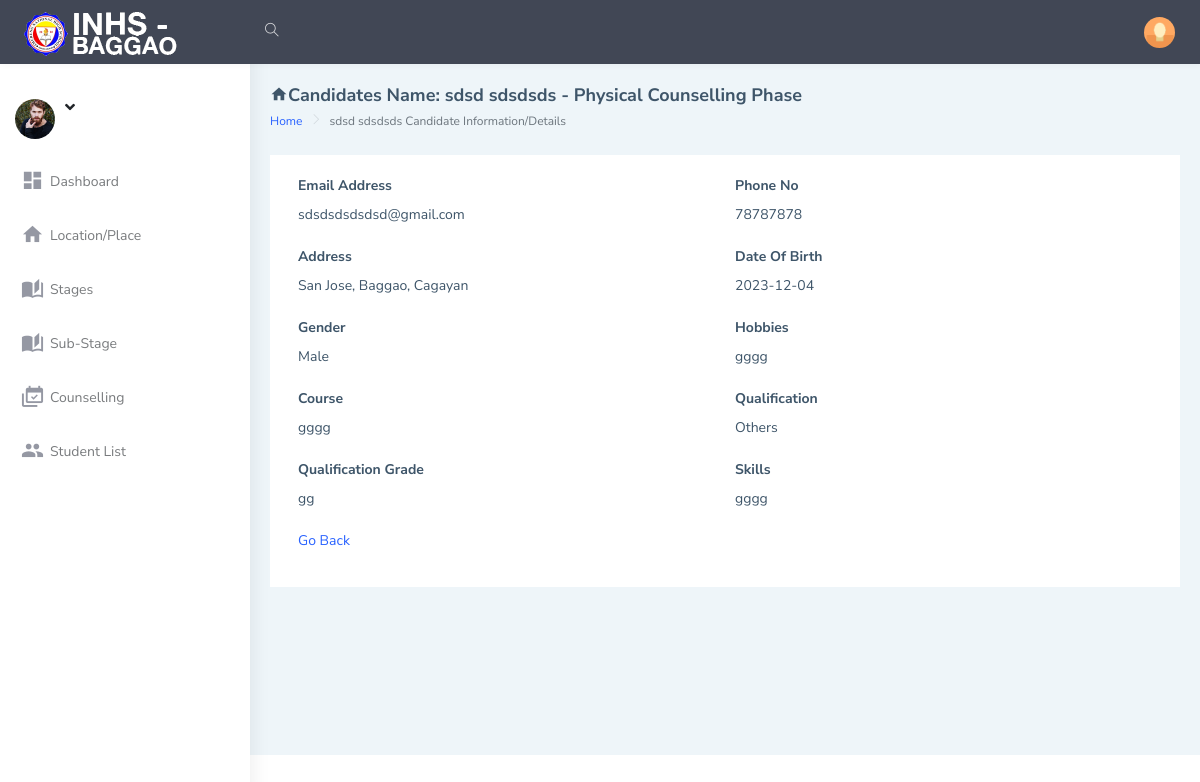
The page /admin/fullCandDetails.php?cid=5 on the database its author committed.
### tables this page shows
CREATE TABLE `users_tbl` (
  `id` int(10) NOT NULL,
  `firstName` varchar(50) DEFAULT NULL,
  `lastName` varchar(50) DEFAULT NULL,
  `emailAddress` varchar(50) DEFAULT NULL,
  `password` varchar(20) DEFAULT NULL,
  `phoneNo` varchar(20) DEFAULT NULL,
  `address` text DEFAULT NULL,
  `dob` varchar(20) DEFAULT NULL,
  `gender` varchar(10) DEFAULT NULL,
  `hobbies` text DEFAULT NULL,
  `course` varchar(50) DEFAULT NULL,
  `qualification` varchar(50) DEFAULT NULL,
  `qualificationGrade` varchar(50) DEFAULT NULL,
  `skills` text DEFAULT NULL,
  `scheduleTypeId` varchar(10) DEFAULT NULL,
  `dateCreated` varchar(20) DEFAULT NULL
);

CREATE TABLE `scheduletype_tbl` (
  `id` int(10) NOT NULL,
  `typeName` varchar(20) DEFAULT NULL
);

### admin/fullCandDetails_action.php (called while the page is built, shortened)
<?php
include('includes/dbconnection.php');
if(isset($_GET["cid"]) && $_GET["cid"] != "")
{
    $cid = $_GET["cid"];
    $que=mysqli_query($con,"SELECT users_tbl.id,users_tbl.firstName, users_tbl.lastName,users_tbl.emailAddress,
    users_tbl.phoneNo,users_tbl.gender,users_tbl.address,users_tbl.dob,users_tbl.hobbies,users_tbl.course,
    users_tbl.qualification,users_tbl.qualificationGrade,users_tbl.skills,users_tbl.dateCreated,
    scheduletype_tbl.typeName
    from users_tbl
    INNER JOIN scheduletype_tbl ON scheduletype_tbl.id = users_tbl.scheduleTypeId
    where users_tbl.id = '$cid'");
    $retd=mysqli_fetch_array($que);
    if($retd > 0){
        $userId = $retd['id'];
        $fullName = $retd['firstName'].' '.$retd['lastName'];
        $emailAddress = $retd['emailAddress'];
        $phoneNo = $retd['phoneNo'];
        $gender = $retd['gender'];
        $address = $retd['address'];
        $dob = $retd['dob'];
        $hobbies = $retd['hobbies'];
        $course = $retd['course'];
        $qualification = $retd['qualification'];
        $qualificationGrade = $retd['qualificationGrade'];
        $skills = $retd['skills'];
        $scheduleType = $retd['typeName'];
    }
}
else{
    echo "<script type = \"text/javascript\">
    window.location = (\"allRegCandidates.php\");
    </script>";
}
?>

### admin/fullCandDetails.php (the view, shortened to what this page needs)
<!DOCTYPE html>
<html dir="ltr" lang="en">
<?php
include('includes/session.php');
include('fullCandDetails_action.php');
include('includes/header.php');
?>
<body>
    <div id="main-wrapper" data-layout="vertical" data-navbarbg="skin5" data-sidebartype="full"
        data-sidebar-position="absolute" data-header-position="absolute" data-boxed-layout="full">
        <?php include 'includes/topbar.php'?>
        <?php include 'includes/sidebar.php'?>
        <div class="page-wrapper">
            <div class="page-breadcrumb">
                <div class="row align-items-center">
                    <div class="col-10">
                        <h4 class="page-title"><i class="mdi mdi-home"></i>Candidates Name: <?php echo $fullName;?> - <?php echo $scheduleType;?> Counselling Phase</h4>
                        <div class="d-flex align-items-center">
                            <nav aria-label="breadcrumb">
                                <ol class="breadcrumb">
                                    <li class="breadcrumb-item"><a href="#">Home</a></li>
                                    <li class="breadcrumb-item active" aria-current="page"><?php echo $fullName;?> Candidate Information/Details</li>
                                </ol>
                            </nav>
                        </div>
                    </div>
                </div>
            </div>
            <div class="container-fluid">
                <div class="row">
                    <div class="col-lg-12">
                        <div class="card">
                            <div class="card-body">
                                <form class="form-horizontal form-material mx-2" method="post">
                                    <div class="form-group">
                                        <div class="col-md-12">
                                            <div class="row">
                                                <div class="col-md-6">
                                                    <label><b>Email Address</b></label><br>
                                                    <?php echo $emailAddress;?>
                                                </div>
                                                <div class="col-md-6">
                                                    <label><b>Phone No</b></label><br>
                                                    <?php echo $phoneNo;?>
                                                </div>
                                            </div>
                                            <br>
                                            <div class="row">
                                                <div class="col-md-6">
                                                    <label><b>Address</b></label><br>
                                                    <?php echo $address;?>
                                                </div>
                                                <div class="col-md-6">
                                                    <label><b>Date Of Birth</b></label><br>
                                                    <?php echo $dob;?>
                                                </div>
                                            </div>
                                            <br>
                                            <div class="row">
                                                <div class="col-md-6">
                                                    <label><b>Gender</b></label><br>
                                                    <?php echo $gender;?>
                                                </div>
                                                <div class="col-md-6">
                                                    <label><b>Hobbies</b></label><br>
                                                    <?php echo $hobbies;?>
                                                </div>
                                            </div>
                                            <br>
                                            <div class="row">
                                                <div class="col-md-6">
                                                    <label ><b>Course</b></label><br>
                                                    <?php echo $course;?>
                                                </div>
                                                <div class="col-md-6">
                                                    <label><b>Qualification</b></label><br>
                                                    <?php echo $qualification;?>
                                                </div>
                                            </div>
                                            <br>
                                            <div class="row">
                                                <div class="col-md-6">
                                                    <label><b>Qualification Grade</b></label><br>
                                                    <?php echo $qualificationGrade;?>
                                                </div>
                                                <div class="col-md-6">
                                                    <label><b>Skills</b></label><br>
                                                    <?php echo $skills;?>
                                                </div>
                                            </div>
                                            <br>
                                            <div class="row">
                                                <div class="col-md-6">
                                                    <a href="allRegCandidates.php?cid=<?php echo $userId;?>">Go Back</a>
                                                </div>
                                            </div>
                                        </div>
                                    </div>
                                </form>
                            </div>
                        </div>
                    </div>
                </div>
                </div>
            </div>
        </div>
</body>
</html>

### rows shown on the page
users_tbl: fullName "sdsd sdsdsds", scheduletype_tbl.typeName "Physical", emailAddress "sdsdsdsdsdsd@gmail.com", phoneNo "78787878", address "San Jose, Baggao, Cagayan", dob "2023-12-04", gender "Male", hobbies "gggg", course "gggg", qualification "Others", qualificationGrade "gg", skills "gggg"
